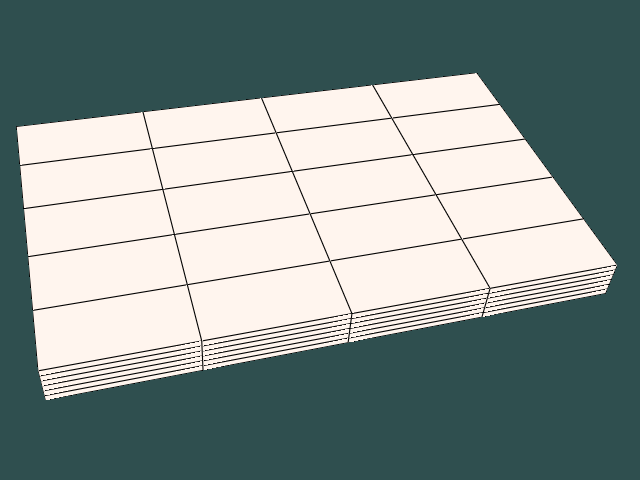

Source code (Python):
#!/usr/bin/env python

# Create an explicit structured grid, convert it to an unstructured grid
# and back, demonstrating the round-trip conversion workflow.

# Factory overrides: importing these modules registers the OpenGL rendering
# and interaction style implementations for vtkRenderingCore factory classes.
import vtkmodules.vtkInteractionStyle  # noqa: F401
import vtkmodules.vtkRenderingOpenGL2  # noqa: F401
# VTK pipeline classes used in this example
import numpy as np
from vtkmodules.vtkCommonCore import vtkPoints
from vtkmodules.vtkCommonDataModel import (
    vtkCellArray,
    vtkExplicitStructuredGrid,
)
from vtkmodules.vtkFiltersCore import (
    vtkExplicitStructuredGridToUnstructuredGrid,
    vtkUnstructuredGridToExplicitStructuredGrid,
)
from vtkmodules.vtkRenderingCore import (
    vtkActor,
    vtkDataSetMapper,
    vtkRenderWindow,
    vtkRenderWindowInteractor,
    vtkRenderer,
)

# Colors (normalized RGB)
seashell_rgb = (1.0, 0.961, 0.933)
background_rgb = (0.184, 0.310, 0.310)

# Grid dimensions and spacing
num_i, num_j, num_k = 5, 6, 7
spacing_i, spacing_j, spacing_k = 20, 10, 1

# Points: generate grid vertices
points = vtkPoints()
for z in range(0, num_k * spacing_k, spacing_k):
    for y in range(0, num_j * spacing_j, spacing_j):
        for x in range(0, num_i * spacing_i, spacing_i):
            points.InsertNextPoint((x, y, z))

# Cells: define hexahedral cells using multi-index mapping
cells = vtkCellArray()
for k in range(num_k - 1):
    for j in range(num_j - 1):
        for i in range(num_i - 1):
            multi_index = ([i, i + 1, i + 1, i, i, i + 1, i + 1, i],
                           [j, j, j + 1, j + 1, j, j, j + 1, j + 1],
                           [k, k, k, k, k + 1, k + 1, k + 1, k + 1])
            cell_point_ids = np.ravel_multi_index(multi_index, (num_i, num_j, num_k), order='F')
            cells.InsertNextCell(8, cell_point_ids)

# Explicit structured grid: assemble the grid
explicit_grid = vtkExplicitStructuredGrid()
explicit_grid.SetDimensions(num_i, num_j, num_k)
explicit_grid.SetPoints(points)
explicit_grid.SetCells(cells)

# Convert: explicit structured grid → unstructured grid
to_unstructured = vtkExplicitStructuredGridToUnstructuredGrid()
to_unstructured.SetInputData(explicit_grid)
to_unstructured.Update()

# Convert: unstructured grid → explicit structured grid (round-trip)
to_explicit = vtkUnstructuredGridToExplicitStructuredGrid()
to_explicit.SetInputData(to_unstructured.GetOutput())
to_explicit.SetInputArrayToProcess(0, 0, 0, 1, "BLOCK_I")
to_explicit.SetInputArrayToProcess(1, 0, 0, 1, "BLOCK_J")
to_explicit.SetInputArrayToProcess(2, 0, 0, 1, "BLOCK_K")
to_explicit.Update()
result_grid = to_explicit.GetOutput()

# Mapper: map the grid to graphics primitives
mapper = vtkDataSetMapper()
mapper.SetInputData(result_grid)

# Actor: assign the mapped geometry with visible edges
actor = vtkActor()
actor.SetMapper(mapper)
actor.GetProperty().EdgeVisibilityOn()
actor.GetProperty().LightingOff()
actor.GetProperty().SetColor(seashell_rgb)

# Renderer: assemble the scene and configure the camera
renderer = vtkRenderer()
renderer.AddActor(actor)
renderer.SetBackground(background_rgb)

# Render window: display the rendered scene
render_window = vtkRenderWindow()
render_window.AddRenderer(renderer)
render_window.SetWindowName("create esgrid")
render_window.SetMultiSamples(0)
render_window.SetSize(640, 480)

# Interactor: handle mouse and keyboard events
render_window_interactor = vtkRenderWindowInteractor()
render_window_interactor.SetRenderWindow(render_window)

# Scene: configure the camera
renderer.GetActiveCamera().SetPosition(8.383354, -72.468670, 94.262605)
renderer.GetActiveCamera().SetFocalPoint(42.295234, 21.111537, -0.863606)
renderer.GetActiveCamera().SetViewUp(0.152863, 0.676710, 0.720206)
renderer.GetActiveCamera().SetDistance(137.681759)
renderer.GetActiveCamera().SetClippingRange(78.173985, 211.583658)

# Start: launch the interactive visualization
render_window_interactor.Initialize()
render_window_interactor.Start()
